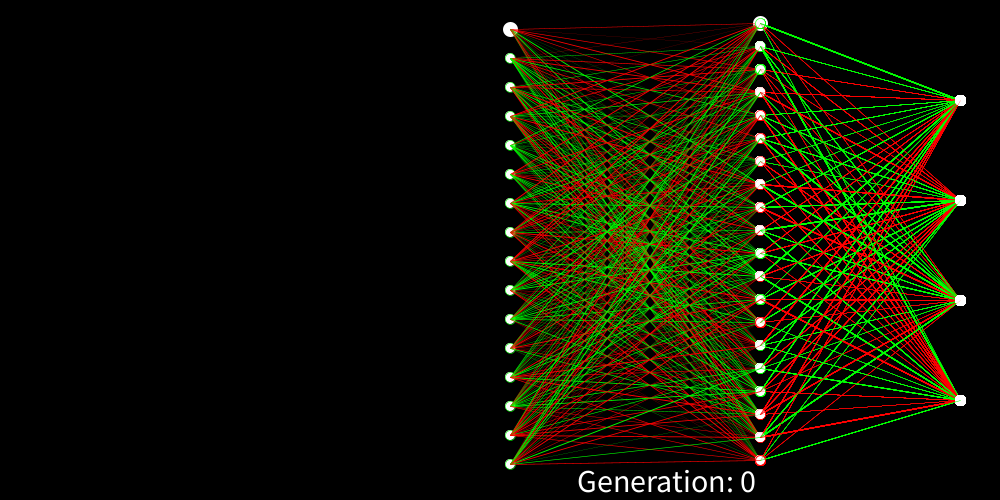
Frame 1 (no input)
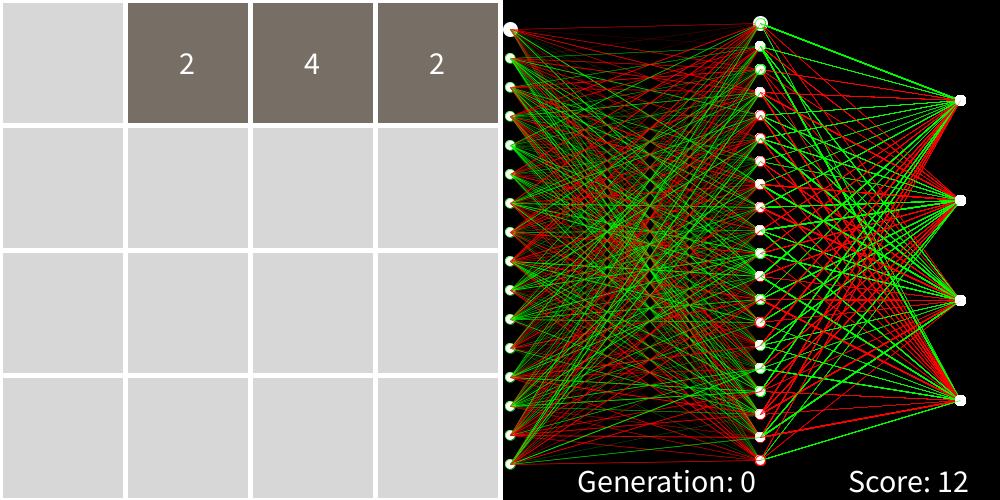
Frame 60 (the mouse pressed at the canvas centre just before this capture)
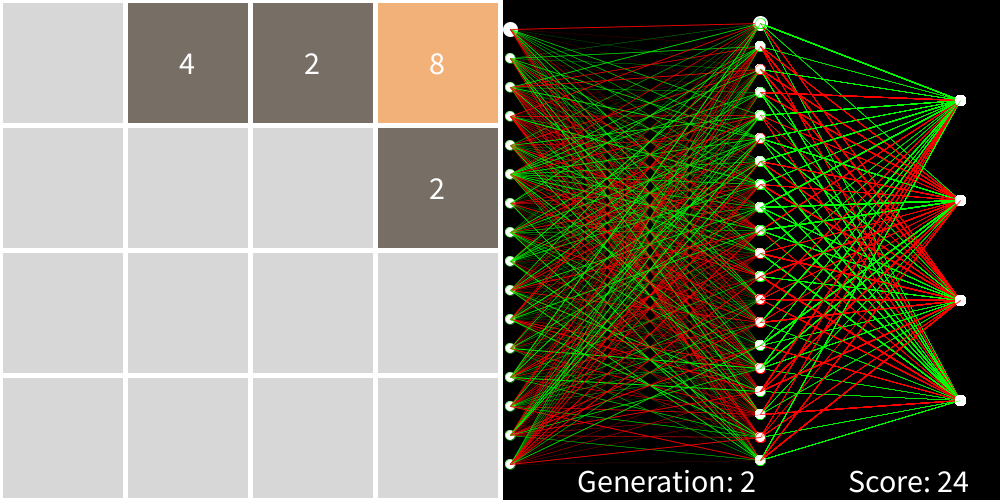
Frame 120 (the mouse held since frame 60 and released just before this capture)

The Processing sketch that drew these frames (run headless with seeded random() and noise(); from frame 60 on, the mouse is pressed at the canvas centre):

// Processing sketch: main
// ── main.pde

Network AI;
int chromosome_length;
int pool_size = 2000;
Family family;
int seed = 0;
int high_score = 0;

public void setup() {
  frameRate(60);
  size(1000, 500);
  family = new Family(pool_size);
}

void draw() {
  for (int fast_forward = 0; fast_forward < 1; fast_forward++) {
    int drawing = -1;
    int amount_dead = 0;
    for (int i = 0 ; i < family.people.length; i++) {
      Client c = family.people[i];
      c.playGame();
      if (c.getFitness() > high_score) high_score = c.getFitness();
      if (c.dead) {
        drawing = 0;
        amount_dead++;
      }
      if (drawing == -1 && !c.dead) drawing = i;
      if (drawing == i) {
        c.draw();
      }
    }
    if (amount_dead == family.people.length) {
      family.haveChildren();
    }
  }
}





/*
  You are legally bound to refer the following copy when you take pieces of this application:
  Base-Application made by ScorchChamp (Scorch#8227)
*/

// ── Family.pde



class Family {
  float mutation_chance = 0.001;
  int poolSize = 0;
  int amount_dead = 0;
  int generation = 0;
  Client[] people;
  
  Family(int poolSize) {
    this.poolSize = poolSize;
    this.people = new Client[poolSize];
    for (int i = 0; i < poolSize; i++) {
      this.people[i] = new Client(generation);
    }
  }
  
  Client[] getTopFitness() {
    Client[] top = people;
    for (int i = 0; i < people.length; i++) {
      for (int j = i; j < top.length; j++) {
        if (people[i].getFitness() > top[j].getFitness()) {
          Client temp = top[j];
          top[j] = people[i];
          people[i] = temp;
        }
      }
    }
    return top;
  }
  
  void haveChildren() {
    generation++;
    Client[] sorted = getTopFitness();
    Client[] best_genomes = (Client[]) subset(sorted, floor(sorted.length/2));
    
    for (int i = 0; i < poolSize; i++) {
      float[] chrom1 = best_genomes[floor(random(0, best_genomes.length))].chromosome;
      float[] chrom2 = best_genomes[floor(random(0, best_genomes.length))].chromosome;
      
      float[] first_half = subset(chrom1, 0, floor(chrom1.length/2));
      float[] second_half = subset(chrom2, floor(chrom2.length/2), floor(chrom2.length/2));
      
      float[] new_chromosome = (float[]) concat(first_half, second_half);
      for (int j = 0; j < new_chromosome.length; j++) {
        if (random(1) < this.mutation_chance) new_chromosome[j] = random(-1,1);
      }
      this.people[i] = new Client(new_chromosome, generation);
    }
  }
}
/*
  You are legally bound to refer the following copy when you take pieces of this application:
  Base-Application made by ScorchChamp (Scorch#8227)
*/

// ── Game2048.pde
class Game2048 {
    int[][] board = new int[4][4];
    boolean gameOver = false;
    int lastMove = -1;
    int repeatMoveCount = 0;
    

    Game2048() {
        addTile();
        addTile();
    }

    void addTile() {
        // Find all empty spots
        ArrayList<int[]> emptySpots = new ArrayList<int[]>();
        for (int i = 0; i < 4; i++) {
            for (int j = 0; j < 4; j++) {
                if (board[i][j] == 0) {
                    emptySpots.add(new int[]{i, j});
                }
            }
        }

        // Choose a random empty spot to place a new tile (2 or 4)
        if (!emptySpots.isEmpty()) {
            int[] spot = emptySpots.get((int) random(emptySpots.size()));
            board[spot[0]][spot[1]] = (random(1) < 0.9) ? 2 : 4;
        }
    }
    float[] getFlattenedBoard() {
      float[] flattened = new float[16];
      int index = 0;
      for (int i = 0; i < 4; i++) {
          for (int j = 0; j < 4; j++) {
              flattened[index++] = board[i][j];
          }
      }
      return flattened;
    }

  void move(int direction) {
    if (direction == lastMove) {
        repeatMoveCount++;
    } else {
        repeatMoveCount = 0;
    }
    lastMove = direction;

    boolean moved = false;
    for (int i = 0; i < 4; i++) {
        int[] line = new int[4];
        for (int j = 0; j < 4; j++) {
            line[j] = getCellValue(direction, i, j);
        }

        int[] merged = merge(line);
        for (int j = 0; j < 4; j++) {
            if (setCellValue(direction, i, j, merged[j])) {
                moved = true;
            }
        }
    }

    if (moved) {
        addTile();
        gameOver = isGameOver();
    }
}

private int getCellValue(int direction, int i, int j) {
    switch (direction) {
        case 0: return board[j][i]; // up
        case 1: return board[i][3 - j]; // right
        case 2: return board[3 - j][i]; // down
        case 3: return board[i][j]; // left
        default: throw new IllegalArgumentException("Invalid direction");
    }
}

private boolean setCellValue(int direction, int i, int j, int value) {
    int prevValue;
    switch (direction) {
        case 0: prevValue = board[j][i]; board[j][i] = value; break;
        case 1: prevValue = board[i][3 - j]; board[i][3 - j] = value; break;
        case 2: prevValue = board[3 - j][i]; board[3 - j][i] = value; break;
        case 3: prevValue = board[i][j]; board[i][j] = value; break;
        default: throw new IllegalArgumentException("Invalid direction");
    }
    return prevValue != value;
}



    int[] merge(int[] line) {
        ArrayList<Integer> list = new ArrayList<Integer>();
        for (int i = 0; i < line.length; i++) {
            int num = line[i];
            if (num != 0) list.add(num);
        }

        for (int i = 0; i < list.size() - 1; i++) {
            if (list.get(i).equals(list.get(i + 1))) {
                list.set(i, list.get(i) * 2);
                list.remove(i + 1);
            }
        }

        while (list.size() < 4) {
            list.add(0);
        }

        for (int i = 0; i < line.length; i++) {
            line[i] = list.get(i);
        }

        return line;
    }

    int[] reverse(int[] array) {
        for (int i = 0; i < array.length / 2; i++) {
            int temp = array[i];
            array[i] = array[array.length - 1 - i];
            array[array.length - 1 - i] = temp;
        }
        return array;
    }

    boolean isGameOver() {
      if (repeatMoveCount > 4) return true;
        for (int i = 0; i < 4; i++) {
            for (int j = 0; j < 4; j++) {
                if (board[i][j] == 0) {
                    return false;
                }
                if (j < 3 && board[i][j] == board[i][j + 1]) {
                    return false;
                }
                if (i < 3 && board[i][j] == board[i + 1][j]) {
                    return false;
                }
            }
        }
        return true;
    }

    int getScore() {
        int score = 0;
        int highest = 0;
        for (int i = 0; i < board.length; i++) {
            for (int j = 0; j < board[i].length; j++) {
              if (board[i][j] > highest) {
                highest = board[i][j];
              }
              score += board[i][j];
            }
        } 
        score += highest;
        return score;
    }

    void display() {
        // Display the game board in the Processing window //<>//
        // You can customize the size, colors, and fonts as per your preference
        int tileSize = 100;
        for (int i = 0; i < 4; i++) {
            for (int j = 0; j < 4; j++) {
              fill(215);
              int value = board[i][j];
              if (value == 2) fill(#776e65);
              if (value == 4) fill(#776e65);
              if (value == 8) fill(#f2b179);
              if (value == 16) fill(#f59563);
              if (value == 32) fill(#f67c5f);
              if (value == 64) fill(#f65e3b);
              if (value == 128) fill(#edcf72);
              if (value == 256) fill(#edcc61);
              if (value == 512) fill(#edc850);
              if (value == 1024) fill(#edc53f);
              if (value >= 2048) fill(#edc22e);
              //fill(200); // Change to desired color
              rect(j * tileSize, i * tileSize, tileSize, tileSize);
              textAlign(CENTER, CENTER);
              fill(0); // Change text color if needed
              textSize(32);
              text(value, j * tileSize + tileSize / 2, i * tileSize + tileSize / 2);
            }
        }
        stroke(255,0,0);
        strokeWeight(5);
        if (lastMove == 0) line(0, 0, tileSize*4, 0);
        if (lastMove == 1) line(tileSize*4, 0, tileSize*4, tileSize*4);
        if (lastMove == 2) line(0, tileSize*4, tileSize*4, tileSize*4);
        if (lastMove == 3) line(0, 0, 0, tileSize*4);
        noStroke();
        
        
        
    }
}

// ── GameManager.pde



class GameManager {
  SlotManager SM;
  int seed;
  Boolean last_did_something = true;
  Boolean game_over = false;
  GameManager(int seed) {
    this.SM = new SlotManager(4,4);
    this.seed = seed;
    this.addRandomSlot();
  }
  
  int getFitness() {
    int fitness = 0;
    int[] all_values = {};
    for (Slot[] ss : this.SM.slots) {
      for (Slot s : ss) {
        fitness += s.value;
        all_values = (int[]) append(all_values, s.value);
      }
    }
    return fitness + max(all_values);
  }
  
  void draw() {
    fill(0);
    stroke(0);
    rect((width/1.1) - 100 , height-40, 200, 50);
    fill(255);
    text("Score: " + getFitness(), width/1.1, height-20);
    this.SM.draw();
  }
  
  void addRandomSlot() {
    this.SM.addRandomSlot();
  }
  
  void runUp() {
    for (int i = 0; i < this.SM.slots.length; i++) {
      for (int a = 0; a < this.SM.slots[i].length; a++) {
        for (int j = 1; j < this.SM.slots[i].length; j++) {
          while (this.SM.slots[i][j-1].value == 0 && this.SM.slots[i][j].value != 0) {
            this.SM.slots[i][j-1].value = this.SM.slots[i][j].value;
            this.SM.slots[i][j].value = 0;
          }
        }
      }
    }
  }
  void runDown() {
    for (int i = 0; i < this.SM.slots.length; i++) {
      for (int a = 0; a < this.SM.slots[i].length; a++) {
        for (int j = this.SM.slots[i].length-2; j >= 0; j--) {
          while (this.SM.slots[i][j+1].value == 0 && this.SM.slots[i][j].value != 0) {
            this.SM.slots[i][j+1].value = this.SM.slots[i][j].value;
            this.SM.slots[i][j].value = 0;
          }
        }
      }
    }
  }
  void runLeft() {
    for (int a = 0; a < this.SM.slots.length; a++) {
      for (int i = 1; i < this.SM.slots.length; i++) {
        for (int j = 0; j < this.SM.slots[i].length; j++) {
          while (this.SM.slots[i-1][j].value == 0 && this.SM.slots[i][j].value != 0) {
            this.SM.slots[i-1][j].value = this.SM.slots[i][j].value;
            this.SM.slots[i][j].value = 0;
          }
        }
      }
    }
  }
  void runRight() {
    for (int a = 0; a < this.SM.slots.length; a++) {
      for (int i = this.SM.slots.length-2; i >= 0; i--) {
        for (int j = 0; j < this.SM.slots[i].length; j++) {
          while (this.SM.slots[i+1][j].value == 0 && this.SM.slots[i][j].value != 0) {
            this.SM.slots[i+1][j].value = this.SM.slots[i][j].value;
            this.SM.slots[i][j].value = 0;
          }
        }
      }
    }
  }
  
  void runMoveUp() {
    this.SM.startMove();
    runUp();
    for (int i = 0; i < this.SM.slots.length; i++) {
      for (int j = 1; j < this.SM.slots[i].length; j++) {
        while (this.SM.slots[i][j-1].value == this.SM.slots[i][j].value && this.SM.slots[i][j].value != 0) {
          this.SM.slots[i][j-1].value += this.SM.slots[i][j].value;
          this.SM.slots[i][j].value = 0;
        }
      }
    }
    runUp();
    this.game_over = this.SM.endMove();
  }
  void runMoveDown() {
    this.SM.startMove();
    runDown();
    for (int i = 0; i < this.SM.slots.length; i++) {
      for (int j = this.SM.slots[i].length-2; j >= 0 ; j--) {
        while (this.SM.slots[i][j+1].value == this.SM.slots[i][j].value && this.SM.slots[i][j].value != 0) {
          this.SM.slots[i][j+1].value += this.SM.slots[i][j].value;
          this.SM.slots[i][j].value = 0;
        }
      }
    }
    runDown();
    this.game_over = this.SM.endMove();
  }
  void runMoveLeft() {
    this.SM.startMove();
    runLeft();
    for (int i = 1; i < this.SM.slots.length; i++) {
      for (int j = 0; j < this.SM.slots[i].length; j++) {
        while (this.SM.slots[i-1][j].value == this.SM.slots[i][j].value && this.SM.slots[i][j].value != 0) {
          this.SM.slots[i-1][j].value += this.SM.slots[i][j].value;
          this.SM.slots[i][j].value = 0;
        }
      }
    }
    runLeft();
    this.game_over = this.SM.endMove();
  }
  void runMoveRight() {
    this.SM.startMove();
    runRight();
    for (int i = this.SM.slots.length-2; i >= 0 ; i--) {
      for (int j = 0; j < this.SM.slots[i].length; j++) {
        while (this.SM.slots[i+1][j].value == this.SM.slots[i][j].value && this.SM.slots[i][j].value != 0) {
          this.SM.slots[i+1][j].value += this.SM.slots[i][j].value;
          this.SM.slots[i][j].value = 0;
        }
      }
    }
    runRight();
    this.game_over = this.SM.endMove();
  }
}
/*
  You are legally bound to refer the following copy when you take pieces of this application:
  Base-Application made by ScorchChamp (Scorch#8227)
*/

// ── Genome.pde



class Client {
  Network AI;
  GameManager GM;
  int seed = 0;
  float[] chromosome = {};
  boolean dead = false;
  int[] layer_structure = new int[3];
  int generation = 0;

  Client(float[] chromosome, int generation) {
    this.generation = generation;
    this.GM = new GameManager(seed);
    this.chromosome = chromosome;
    layer_structure[0] = this.GM.SM.slots.length * this.GM.SM.slots[0].length;
    layer_structure[1] = 20;
    layer_structure[2] = 4;
    this.AI = new Network(GM.SM.slots.length*this.GM.SM.slots[0].length, layer_structure[1], layer_structure[2], this.chromosome);
  }

  Client(int generation) {
    this.generation = generation;
    this.GM = new GameManager(seed);
    layer_structure[0] = this.GM.SM.slots.length * this.GM.SM.slots[0].length;
    layer_structure[1] = 20;
    layer_structure[2] = 4;
    generateChromosome();
    this.AI = new Network(GM.SM.slots.length*this.GM.SM.slots[0].length, layer_structure[1], layer_structure[2], this.chromosome);
  }

  int getFitness() {
    return this.GM.getFitness();
  }

  void draw() {
    rect(0,0,width/2,height);
    this.GM.draw();
    this.AI.draw(generation);
  }

  void playGame() {
    if (dead) return;
    int value = this.AI.getResult(getAIInput());
    if (value == 0) this.GM.runMoveUp();
    if (value == 1) this.GM.runMoveDown();
    if (value == 2) this.GM.runMoveLeft();
    if (value == 3) this.GM.runMoveRight();
    if (this.GM.game_over) this.dead = true;
  }


  float[] getAIInput() {
    float[] input = {};
    for (Slot[] ss : this.GM.SM.slots) {
      for (Slot s : ss) {
        input = (float[]) append(input, s.value);
      }
    }
    return input;
  }

  void mate(Client c2) {
    for (int i = 0; i < chromosome.length; i++) {
      if (i > chromosome.length/2) {
        c2.chromosome[i] = this.chromosome[i];
      } else {
        this.chromosome[i] = c2.chromosome[i];
      }
    }
  }

  void generateChromosome() {
    int chromosome_length = layer_structure[0] + (layer_structure[0]*layer_structure[1]) + (layer_structure[1]*layer_structure[2]);
    for (int i = 0; i < chromosome_length; i++) {
      chromosome = (float[]) append(chromosome, random(-1, 1));
    }
  }
}

/*
  You are legally bound to refer the following copy when you take pieces of this application:
  Base-Application made by ScorchChamp (Scorch#8227)
*/

// ── Network.pde



class Network {
  int input_size;
  int hidden_layer_size;
  int output_size;
  Node[][] layers = {{}, {}, {}};
  boolean drawn = false;

  Network(int input_size, int hidden_layer_size, int output_size, float[] chromosome) {
    this.input_size = input_size;
    this.hidden_layer_size = hidden_layer_size;
    this.output_size = output_size;
    this.generateNodes(chromosome);
  }
  
  
  void draw(int generation) {
    if (drawn) return;
    else drawn = true;
    background(0);
    text("Generation: " + generation, width/1.5, height-20);
    float base_x = (width/2) + 10;
    float cyl_size = 10;
    float y_per_cyl_INPUT = (height/(input_size+1));
    for (int a = 0; a < input_size; a++) {
      float cil_y = y_per_cyl_INPUT*a + y_per_cyl_INPUT;
      circle(base_x, cil_y, cyl_size);
      for (int b = 0; b < hidden_layer_size; b++) {
        float HL_x = base_x + 250;
        float y_per_cyl_HL = (height/(hidden_layer_size+1));
        float cil_y_HL = y_per_cyl_HL*b + y_per_cyl_HL;
        circle(HL_x, cil_y_HL, cyl_size);
        if (layers[1][b].weights[a] > 0) stroke(0,255,0);
        else stroke(255,0,0);
        strokeWeight(abs(layers[1][b].weights[a]));
        line(base_x, cil_y, HL_x, cil_y_HL);
        for (int c = 0; c < output_size; c++) {
          stroke(255);
          float OUTPUT_x = base_x + 450;
          float y_per_cyl_OUTPUT = (height/(output_size+1));
          float cil_y_OUTPUT = y_per_cyl_OUTPUT*c + y_per_cyl_OUTPUT;
          circle(OUTPUT_x, cil_y_OUTPUT, cyl_size);
          if (layers[2][c].weights[b] > 0) stroke(0,255,0);
          else stroke(255,0,0);
          strokeWeight(abs(layers[2][c].weights[b]));
          line(HL_x, cil_y_HL, OUTPUT_x, cil_y_OUTPUT);
        }
      }
    }
  }
  
  int getResult(float[] input) {
    float highest = -100;
    int res = 0;
    float[] values = this.forwardProp(input);
    for (int i = 0; i < values.length; i++) {
      if (values[i] > highest) {
        highest = values[i];
        res = i;
      }
    }
    return res;
  }
  
  
  float[] forwardProp(float[] input) {
    float[] input_values = new float[this.layers[0].length];
    for (int i = 0; i < this.layers[0].length; i++) {
      this.layers[0][i].calculateValue(input[i]);
      input_values[i] = this.layers[0][i].value;
    }
    input_values = minMax(input_values);
    float[] HL_values = new float[this.layers[1].length];
    for (int i = 0; i < this.layers[1].length; i++) {
      this.layers[1][i].calculateValue(input_values);
      HL_values[i] = this.layers[1][i].value;
    }
    HL_values = minMax(HL_values);
    float[] output_values = new float[this.layers[2].length];
    for (int i = 0; i < this.layers[2].length; i++) {
      this.layers[2][i].calculateValue(HL_values);
      output_values[i] = this.layers[2][i].value;
    }
    output_values = minMax(output_values);
    return output_values;
  }
  
  float[] minMax(float[] values) {
    float highest = max(values);
    for (int i = 0; i < values.length; i++) {
      values[i] = map(max(0,values[i]), 0, highest, 0, 1);
    }
    return values;
  }
  
  void generateNodes(float[] chromosome) {
    for (int i = 0; i < this.input_size; i++) {
      float[] c = {};
      c = (float[]) append(c, chromosome[i]);
      this.layers[0] = (Node[]) append(this.layers[0], new Node(c));
    }
    for (int i = 0; i < this.hidden_layer_size; i++) {
      float[] c = {};
      for (int j = 0; j < this.input_size; j++) {
        c = (float[]) append(c, chromosome[(this.input_size) + this.input_size*i + j]);
      }
      layers[1] = (Node[]) append(this.layers[1], new Node(c));
    }
    for (int i = 0; i < this.output_size; i++) {
      float[] c = {};
      for (int j = 0; j < this.hidden_layer_size; j++) c = (float[]) append(c, chromosome[(this.input_size) + (this.input_size*this.hidden_layer_size) + (i*this.hidden_layer_size) + j]);
      layers[2] = (Node[]) append(this.layers[2], new Node(c));
    }
  }
}
/*
  You are legally bound to refer the following copy when you take pieces of this application:
  Base-Application made by ScorchChamp (Scorch#8227)
*/

// ── NeuralNetwork.pde
class NeuralNetwork {
    int inputNodes;
    int hiddenNodes;
    int outputNodes;
    int numHiddenLayers;
    float[][][] weights; // 3D array to store weights for each layer
    float[][] biases; // 2D array to store biases for each layer
    float fitness;

    // Constructor
    NeuralNetwork(int inputNodes, int hiddenNodes, int outputNodes, int numHiddenLayers) {
        this.inputNodes = inputNodes;
        this.hiddenNodes = hiddenNodes;
        this.outputNodes = outputNodes;
        this.numHiddenLayers = numHiddenLayers;

        // Initialize weights and biases
        weights = new float[numHiddenLayers + 1][][];
        biases = new float[numHiddenLayers + 1][];
        initializeWeightsAndBiases();
    }

    // Initialize weights and biases with random values
    void initializeWeightsAndBiases() {
        for (int i = 0; i < numHiddenLayers + 1; i++) {
            int inNodes = (i == 0) ? inputNodes : hiddenNodes;
            int outNodes = (i == numHiddenLayers) ? outputNodes : hiddenNodes;

            weights[i] = new float[outNodes][inNodes];
            biases[i] = new float[outNodes];
            for (int j = 0; j < outNodes; j++) {
                biases[i][j] = random(-1, 1);
                for (int k = 0; k < inNodes; k++) {
                    weights[i][j][k] = random(-1, 1);
                }
            }
        }
    }
  float[] minMax(float[] values) {
    float highest = max(values);
    for (int i = 0; i < values.length; i++) {
      values[i] = map(max(0,values[i]), 0, highest, 0, 1);
    }
    return values;
  }

    // Feedforward
    float[] feedforward(float[] inputs) {
        float[] activations = minMax(inputs);

        for (int i = 0; i < numHiddenLayers + 1; i++) {
            float[] nextActivations = new float[(i == numHiddenLayers) ? outputNodes : hiddenNodes];

            for (int j = 0; j < nextActivations.length; j++) {
                nextActivations[j] = 0;
                for (int k = 0; k < activations.length; k++) {
                    nextActivations[j] += activations[k] * weights[i][j][k];
                }
                nextActivations[j] += biases[i][j];
                nextActivations[j] = sigmoid(nextActivations[j]);
            }

            activations = nextActivations;
        }

        return activations;
    }

    // Sigmoid activation function
    float sigmoid(float x) {
        return 1 / (1 + exp(-x));
    }
    // Inside the NeuralNetwork class

  // Method to copy the neural network
  NeuralNetwork copy() {
      NeuralNetwork clone = new NeuralNetwork(inputNodes, hiddenNodes, outputNodes, numHiddenLayers);
      for (int i = 0; i < weights.length; i++) {
          for (int j = 0; j < weights[i].length; j++) {
              for (int k = 0; k < weights[i][j].length; k++) {
                  clone.weights[i][j][k] = this.weights[i][j][k];
              }
              clone.biases[i][j] = this.biases[i][j];
          }
      }
      return clone;
  }
  
  // Method to mutate the neural network
  void mutate(float mutationRate) {
      for (int i = 0; i < weights.length; i++) {
          for (int j = 0; j < weights[i].length; j++) {
              for (int k = 0; k < weights[i][j].length; k++) {
                  if (random(1) < mutationRate) {
                      //weights[i][j][k] += randomGaussian() * mutationRate; // Adjust mutation strength as needed
                      //weights[i][j][k] = max(-1, min(weights[i][j][k], 1));
                      weights[i][j][k] = random(-1, 1); // Adjust mutation strength as needed
                  }
              }
              if (random(1) < mutationRate) {
                  biases[i][j] += randomGaussian() * 0.005; // Adjust mutation strength as needed
                  biases[i][j] = max(-1, min(biases[i][j], 1));
              }
          }
      }
  }
  
  int decideMove(float[] inputs) {
    float[] output = feedforward(inputs);
    return indexOfMax(output);
  }

  int indexOfMax(float[] array) {
      int maxIndex = 0;
      for (int i = 1; i < array.length; i++) {
          if (array[i] > array[maxIndex]) {
              maxIndex = i;
          }
      }
      return maxIndex;
  }
    
    
 void drawNetwork(int x1, int y1, int x2, int y2) {
        int layerCount = numHiddenLayers + 2; // Including input and output layers
        int maxNodes = max(max(inputNodes, hiddenNodes), outputNodes);
        
        // Calculate spacing between nodes and layers
        int verticalSpacing = (y2 - y1) / (maxNodes - 1);
        int horizontalSpacing = (x2 - x1) / (layerCount - 1);

        // Draw nodes for each layer
        for (int layer = 0; layer < layerCount; layer++) {
            int nodesInLayer = (layer == 0) ? inputNodes : (layer == layerCount - 1) ? outputNodes : hiddenNodes;
            int startY = y1 + (y2 - y1 - (nodesInLayer - 1) * verticalSpacing) / 2; // Center nodes vertically

            for (int node = 0; node < nodesInLayer; node++) {
                int x = x1 + layer * horizontalSpacing;
                int y = startY + node * verticalSpacing;
                drawNode(x, y);
            }
        }

        // Draw connections between nodes (weights)
        for (int layer = 1; layer < layerCount; layer++) {
            int nodesInPreviousLayer = (layer == 1) ? inputNodes : hiddenNodes;
            int nodesInLayer = (layer == layerCount - 1) ? outputNodes : hiddenNodes;

            for (int prevNode = 0; prevNode < nodesInPreviousLayer; prevNode++) {
                for (int node = 0; node < nodesInLayer; node++) {
                    int startX = x1 + (layer - 1) * horizontalSpacing;
                    int startY = y1 + (y2 - y1 - (nodesInPreviousLayer - 1) * verticalSpacing) / 2 + prevNode * verticalSpacing;
                    int endX = x1 + layer * horizontalSpacing;
                    int endY = y1 + (y2 - y1 - (nodesInLayer - 1) * verticalSpacing) / 2 + node * verticalSpacing;
                    float weight = weights[layer - 1][node][prevNode];
                    drawConnection(startX, startY, endX, endY, weight);                
                  }
            }
        }
    }

    void drawNode(int x, int y) {
        ellipse(x, y, 10, 10); // Draw node as a small ellipse
    }

    void drawConnection(int x1, int y1, int x2, int y2, float weight) {
        strokeWeight(1);
        if (weight < 0) stroke(255,0,0,abs(weight)*255);
        else stroke(0,255,0,abs(weight)*255);
        line(x1, y1, x2, y2); // Draw line for connection
        noStroke();
    }    
}

// ── Node.pde



class Node {
  float[] weights;
  float value = 0;

  Node(float[] weights) {
    this.weights = weights;
  }
  
  void calculateValue(float input) {
    value = 0;
    value += max(input * this.weights[0],0);
  }
  
  void calculateValue(float[] inputs) {
    value = 0;
    for (int i = 0; i < inputs.length; i++) {
      value += max(inputs[i] * this.weights[i],0);
    }
  }
}
/*
  You are legally bound to refer the following copy when you take pieces of this application:
  Base-Application made by ScorchChamp (Scorch#8227)
*/

// ── Population.pde
class Population {
    NeuralNetwork[] networks;
    int generation = 1;
    float[] fitnesses;
    int populationSize;
    float mutationRate;

    Population(int size, int inputNodes, int hiddenNodes, int outputNodes, int numHiddenLayers) {
        populationSize = size;
        networks = new NeuralNetwork[size];
        fitnesses = new float[size];
        for (int i = 0; i < size; i++) {
            networks[i] = new NeuralNetwork(inputNodes, hiddenNodes, outputNodes, numHiddenLayers);
        }
    }

    // Evaluate the fitness of each network
    void evaluateFitness() {
        for (int i = 0; i < populationSize; i++) {
          fitnesses[i] = calculateFitness(networks[i]);
        }
    }
    
    float getDiversity() {
      float medianFitness = fitnesses[floor(fitnesses.length / 2)];
      float maxFitness = max(fitnesses);
      return 1 - (medianFitness / maxFitness);
    }

    // Define your fitness function here
  float calculateFitness(NeuralNetwork nn) {
    Game2048 game = new Game2048();

    while (!game.isGameOver()) {
        float[] currentState = game.getFlattenedBoard();
        int move = nn.decideMove(currentState);
        game.move(move);
    }

    // Modify the score based on the game state and other factors
    float score = game.getScore();
    // You can adjust the score based on other criteria, such as the number of high-value tiles
    return score;
  }


    // Generate a new generation
    void generateNextGeneration() {
        NeuralNetwork[] newNetworks = new NeuralNetwork[populationSize];
        float diversity = getDiversity();
        mutationRate = map(diversity, 0, 1, min(0.005, 5.0/generation), 0);
        //if (diversity < 0.1) mutationRate = min(0.5, 100.0/generation);
        //else mutationRate = min(0.005, 5.0/generation);
        
      // Step 1: Create an array of indices
      int[] indices = new int[populationSize];
      for (int i = 0; i < populationSize; i++) {
          indices[i] = i;
      }
  
      // Step 2: Sort the indices based on fitness
      // Simple bubble sort for demonstration purposes
      for (int i = 0; i < populationSize - 1; i++) {
          for (int j = 0; j < populationSize - i - 1; j++) {
              if (fitnesses[indices[j]] < fitnesses[indices[j + 1]]) {
                  // Swap
                  int temp = indices[j];
                  indices[j] = indices[j + 1];
                  indices[j + 1] = temp;
              }
          }
      }
  
      // Step 3: Select a random index from the top 10
      int topLimit = min(100, populationSize); // Ensure it doesn't exceed population size

        // Select the best networks and breed them
        for (int i = 0; i < populationSize; i++) {
            NeuralNetwork parent1 = networks[indices[(int) random(topLimit)]];
            NeuralNetwork parent2 = networks[indices[(int) random(topLimit)]];
            NeuralNetwork child = crossover(parent1, parent2);
            child.mutate(mutationRate); // Mutation rate, adjust as needed
            newNetworks[i] = child;
        }

        networks = newNetworks;
        generation++;
    }


    // Crossover between two parents to produce a child network
    NeuralNetwork crossover(NeuralNetwork parent1, NeuralNetwork parent2) {
        NeuralNetwork child = parent1.copy();
        // Implement crossover logic, for example:
        // for each weight and bias, randomly choose from which parent to inherit
        for (int i = 0; i < child.weights.length; i++) {
            for (int j = 0; j < child.weights[i].length; j++) {
                for (int k = 0; k < child.weights[i][j].length; k++) {
                    if (random(1) < 0.5) {
                        child.weights[i][j][k] = parent2.weights[i][j][k];
                    }
                }
            }
        }
        return child;
    }

    // Utility function to sum an array of floats
    float sum(float[] array) {
        float total = 0;
        for (float value : array) {
            total += value;
        }
        return total;
    }
}

// ── Slot.pde


class Slot {
  int value = 0;
  Slot() {
  }
  
  void setValue(int value) {
    this.value = value;
  }
  
  void draw(int x, int y, int w, int h) {
      fill(215);
      if (this.value == 2) fill(#776e65);
      if (this.value == 4) fill(#776e65);
      if (this.value == 8) fill(#f2b179);
      if (this.value == 16) fill(#f59563);
      if (this.value == 32) fill(#f67c5f);
      if (this.value == 64) fill(#f65e3b);
      if (this.value == 128) fill(#edcf72);
      if (this.value == 256) fill(#edcc61);
      if (this.value == 512) fill(#edc850);
      if (this.value == 1024) fill(#edc53f);
      if (this.value >= 2048) fill(#edc22e);
      stroke(255);
      strokeWeight(5);
      rect(x,y, w, h);
      textSize(32);
      fill(255);
      textAlign(CENTER, CENTER);
      if (value != 0) text(value, x+(w/2),y+(h/2));
  }
}
/*
  You are legally bound to refer the following copy when you take pieces of this application:
  Base-Application made by ScorchChamp (Scorch#8227)
*/

// ── SlotManager.pde



class SlotManager {
  int block_width;
  Slot[][] slots;
  int[] save_state;
  int ticks_since_last_succesful_move = 0;
  
  SlotManager(int x, int y) {
    slots = new Slot[x][y];
    for (int i = 0; i < slots.length; i++) {
      for (int j = 0; j < slots[i].length; j++) {
        slots[i][j] = new Slot();
      }
    }
    slots[floor(random(slots.length))][floor(random(slots[0].length))].value = 2;
    block_width = min(width/x, height/y);
  }
  
  Slot getFreeSlot() {
    Slot[] new_slots = {};
    for (Slot[] slot_2d : this.slots) {
      for (Slot slot : slot_2d) {
        if (slot.value == 0) {
          new_slots = (Slot[]) append(new_slots, slot);
        }
      }
    }
    if (new_slots.length == 0) return null;
    return new_slots[floor(random(0,new_slots.length))];
  }
  
  
  boolean addRandomSlot() {
    Slot slot = getFreeSlot();
    slot.setValue(2);
    return true;
  }
  
  int getValue(int x, int y) {
    return slots[x][y].value;
  }
  
  void draw() {
    for (int i = 0; i < slots.length; i++) {
      for (int j = 0; j < slots[i].length; j++) {
        slots[i][j].draw(i*block_width, j*block_width,block_width,block_width);
      }
    }
  }
  
  
  void startMove() {
    ticks_since_last_succesful_move++;
    int[] save = {};
    for (Slot[] ss : this.slots) {
      for (Slot s : ss) {
        save = (int[]) append(save, s.value);
      }
    }
    this.save_state = save;
  }
  
  boolean didSomethingChange() {
    int index = 0;
    for (Slot[] ss : this.slots) {
      for (Slot s : ss) {
        if (s.value != this.save_state[index]) return true;
        index++;
      }
    }
    return false;
  }
  
  int getFreeMove() {
    if (getFreeSlot() != null) return 4;
    for (int i = 0; i < slots.length; i++) {
      for (int j = 0; j < slots[i].length; j++) {
        if (i != slots.length-1 && slots[i][j].value == slots[i+1][j].value) return 0;
        if (i != 0 && slots[i][j].value == slots[i-1][j].value) return 1;
        if (j != slots[i].length-1 && slots[i][j].value == slots[i][j+1].value) return 2;
        if (j != 0 && slots[i][j].value == slots[i][j-1].value) return 3;
      }
    }
    return -1;
  }
  
  
  boolean endMove() {
    if (ticks_since_last_succesful_move > 10) return true;
    if (didSomethingChange()) {
      ticks_since_last_succesful_move = 0;
      return !this.addRandomSlot();
    }
    return getFreeMove() == -1;
  }
}
/*
  You are legally bound to refer the following copy when you take pieces of this application:
  Base-Application made by ScorchChamp (Scorch#8227)
*/
